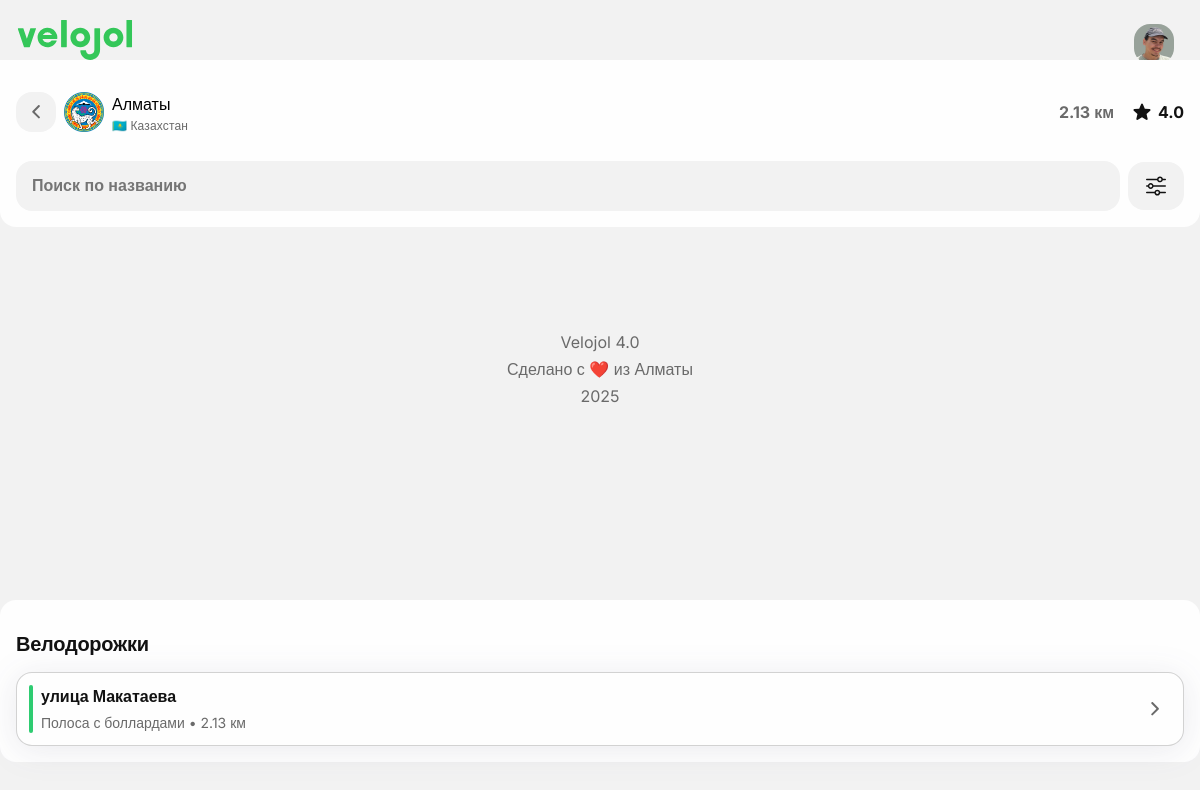
Screenshot of /city/almaty (signed in) with the database file from the repository.
### app/models/user.py (models this page shows, shortened)
class User(UserMixin, db.Model):
    __tablename__ = 'users'
    id = db.Column(db.Integer, primary_key=True)
    email = db.Column(db.String(120), unique=True, nullable=False, index=True)
    password_hash = db.Column(db.String(128), nullable=False)
    nickname = db.Column(db.String(64), unique=True, nullable=False, index=True)
    is_admin = db.Column(db.Boolean, default=False, nullable=False)
    is_banned = db.Column(db.Boolean, default=False, nullable=False)
    ban_reason = db.Column(db.Text, nullable=True)
    manual_score = db.Column(db.Integer, default=0, nullable=False)  # Баллы от админа
    banned_at = db.Column(db.DateTime, nullable=True)
    banned_by = db.Column(db.Integer, db.ForeignKey('users.id'), nullable=True)
    avatar_url = db.Column(db.String(256))
    strava_url = db.Column(db.String(256))
    komoot_url = db.Column(db.String(256))
    telegram_url = db.Column(db.String(256))
    instagram_url = db.Column(db.String(256))
    created_at = db.Column(db.DateTime, default=lambda: datetime.now(timezone.utc), nullable=False)
    updated_at = db.Column(db.DateTime, default=lambda: datetime.now(timezone.utc), onupdate=lambda: datetime.now(timezone.utc))
    bikelanes = db.relationship('BikeLane', foreign_keys='BikeLane.user_id', backref='author', lazy='dynamic')
    notifications = db.relationship('Notification', backref='user', lazy='dynamic')
    @property
    def display_avatar(self):
        print(f"DEBUG: display_avatar called, avatar_url = {self.avatar_url}")
        if self.avatar_url:
            if self.avatar_url.startswith('uploads/'):
                avatar_url = url_for('static', filename=self.avatar_url)
                print(f"DEBUG: Generated avatar URL: {avatar_url}")
                return avatar_url
            elif self.avatar_url.startswith('http'):
                return self.avatar_url
            else:
                return url_for('static', filename=self.avatar_url)
        default_url = url_for('static', filename='img/avatar-placeholder.jpg')
        print(f"DEBUG: Using default avatar: {default_url}")
        return default_url

### app/models/city.py (models this page shows, shortened)
class City(db.Model):
    __tablename__ = 'cities'
    id = db.Column(db.Integer, primary_key=True)
    city_id = db.Column(db.String(50), unique=True, nullable=False)
    name = db.Column(db.String(100), nullable=False)
    country = db.Column(db.String(100), nullable=False)
    distance = db.Column(db.Integer, default=0)  # километры велодорожек (кэш)
    rating = db.Column(db.Float, default=0.0)  # рейтинг города (кэш)
    coords_lat = db.Column(db.Float, nullable=False)
    coords_lng = db.Column(db.Float, nullable=False)
    zoom = db.Column(db.Integer, default=12)
    coat_of_arms = db.Column(db.String(256), nullable=True)
    background_image = db.Column(db.String(256), nullable=True)
    status = db.Column(db.String(20), default='active')
    created_at = db.Column(db.DateTime, default=datetime.utcnow)
    updated_at = db.Column(db.DateTime, default=datetime.utcnow, onupdate=datetime.utcnow)
    bikelanes = db.relationship('BikeLane', backref='city_obj', lazy=True)
    def get_approved_bikelanes(self):
        return [bl for bl in self.bikelanes if bl.status == 'approved']
    def get_total_distance(self):
        total = 0
        for bikelane in self.get_approved_bikelanes():
            length = bikelane.calculate_length()
            if length:
                total += length
        return round(total, 2)
    def get_average_rating(self):
        approved = self.get_approved_bikelanes()
        if not approved:
            return 0.0
        total_quality = sum(bl.quality for bl in approved)
        return round(total_quality / len(approved), 1)
    def get_bikelanes_count(self):
        return len(self.get_approved_bikelanes())

### app/models/bikelane.py (models this page shows, shortened)
class BikeLane(db.Model):
    __tablename__ = 'bikelanes'
    id = db.Column(db.Integer, primary_key=True)
    title = db.Column(db.String(200), nullable=False)
    description = db.Column(db.Text, nullable=False)
    city_id = db.Column(db.Integer, db.ForeignKey('cities.id'), nullable=True)
    city = db.Column(db.String(100), nullable=False)
    geometry = db.Column(db.Text, nullable=False)
    track_type = db.Column(db.String(50), nullable=False)
    quality = db.Column(db.Integer, nullable=False)
    has_parking = db.Column(db.Boolean, default=False, nullable=False)
    has_markings = db.Column(db.Boolean, default=False, nullable=False)
    has_signs = db.Column(db.Boolean, default=False, nullable=False)
    overall_quality = db.Column(db.Integer, nullable=True)
    photos = db.Column(db.Text, default='[]')
    videos = db.Column(db.Text, default='[]')
    status = db.Column(db.Enum('pending', 'approved', 'rejected', name='bikelane_status'),
                      default='pending', nullable=False)
    score = db.Column(db.Integer, default=0)
    admin_comment = db.Column(db.Text, nullable=True)
    moderated_at = db.Column(db.DateTime, nullable=True)
    moderated_by = db.Column(db.Integer, db.ForeignKey('users.id'), nullable=True)
    created_at = db.Column(db.DateTime, default=datetime.utcnow, nullable=False)
    updated_at = db.Column(db.DateTime, default=datetime.utcnow, onupdate=datetime.utcnow)
    user_id = db.Column(db.Integer, db.ForeignKey('users.id'), nullable=True)
    moderator = db.relationship('User', foreign_keys=[moderated_by], backref='moderated_bikelanes')
    def calculate_length(self):
        try:
            geometry = json.loads(self.geometry)
            coordinates = geometry.get('coordinates', [])
            if len(coordinates) < 2:
                return 0
            total_distance = 0
            for i in range(len(coordinates) - 1):
                lon1, lat1 = coordinates[i]
                lon2, lat2 = coordinates[i + 1]
                distance = self._haversine_distance(lat1, lon1, lat2, lon2)
                total_distance += distance
            return round(total_distance, 2)
        except (json.JSONDecodeError, KeyError, TypeError):
            return 0
    @staticmethod
    def _haversine_distance(lat1, lon1, lat2, lon2):
        R = 6371  # Радиус Земли в километрах
        lat1_rad = math.radians(lat1)
        lat2_rad = math.radians(lat2)
        delta_lat = math.radians(lat2 - lat1)
        delta_lon = math.radians(lon2 - lon1)
        a = (math.sin(delta_lat / 2) ** 2 +
             math.cos(lat1_rad) * math.cos(lat2_rad) *
             math.sin(delta_lon / 2) ** 2)
        c = 2 * math.atan2(math.sqrt(a), math.sqrt(1 - a))
        return R * c
    def get_photos_list(self):
        try:
            return json.loads(self.photos) if self.photos else []
        except json.JSONDecodeError:
            return []
    def get_videos_list(self):
        try:
            return json.loads(self.videos) if self.videos else []
        except json.JSONDecodeError:
            return []
    def get_geometry_dict(self):
        try:
            return json.loads(self.geometry) if self.geometry else {}
        except json.JSONDecodeError:
            return {}
    def to_dict(self):
        return {
            'id': self.id,
            'title': self.title,
            'description': self.description,
            'city': self.city,
            'city_display': self.city_display,
            'geometry': self.get_geometry_dict(),
            'track_type': self.track_type,
            'track_type_display': self.track_type_display,
            'quality': self.quality,
            'quality_display': self.quality_display,
            'photos': self.get_photos_list(),
            'videos': self.get_videos_list(),
            'length': self.calculate_length(),
            'created_at': self.created_at.isoformat() if self.created_at else None,
            'author': {
                'id': self.author.id if self.author else None,
                'nickname': self.author.nickname if self.author else 'Аноним',
                'avatar': self.author.display_avatar if self.author else None
            } if self.author else {'nickname': 'Аноним'}
        }
    @property
    def city_display(self):
        if hasattr(self, 'city_obj') and self.city_obj:
            return self.city_obj.name
    @property
    def track_type_display(self):
        track_type_names = {
            'lane': 'Полоса',
            'bollards': 'Полоса с боллардами',
            'separated': 'Обособленная велодорожка',
            'shared': 'Вело-пешеходная дорожка'
        }
        return track_type_names.get(self.track_type, self.track_type)
    @property
    def quality_display(self):
        quality_names = {
            1: 'Ужасно',
            2: 'Плохо',
            3: 'Средне',
            4: 'Хорошо',
            5: 'Отлично'
        }
        return quality_names.get(self.quality, 'Не указано')
    @property
    def quality_color(self):
        colors = {
            1: '#e74c3c',  # Красный
            2: '#e67e22',  # Оранжевый
            3: '#f39c12',  # Жёлтый
            4: '#2ecc71',  # Зелёный
            5: '#27ae60'   # Тёмно-зелёный
        }
        return colors.get(self.quality, '#3498db')

### app/routes/public.py (the view)
@bp.route('/city/<city_id>')
def city(city_id):
    import json
    city = City.query.filter_by(city_id=city_id, status='active').first_or_404()
    search_query = request.args.get('search', '').strip()
    track_type_filter = request.args.get('track_type', '').strip()
    quality_filter = request.args.get('quality', '').strip()
    query = BikeLane.query.filter_by(city=city_id, status='approved')
    if search_query:
        query = query.filter(BikeLane.title.ilike(f'%{search_query}%'))
    if track_type_filter:
        query = query.filter(BikeLane.track_type == track_type_filter)
    if quality_filter:
        try:
            quality_int = int(quality_filter)
            query = query.filter(BikeLane.quality == quality_int)
        except ValueError:
            pass
    bikelanes = query.order_by(BikeLane.created_at.desc()).all()
    bikelanes_json = json.dumps([bl.to_dict() for bl in bikelanes])
    city_stats = {
        'total_bikelanes': city.get_bikelanes_count(),
        'total_distance': city.get_total_distance(),
        'average_rating': city.get_average_rating()
    }
    return render_template('public/city.html',
                         city=city,
                         bikelanes=bikelanes,
                         bikelanes_json=bikelanes_json,
                         city_stats=city_stats,
                         search_query=search_query,
                         track_type_filter=track_type_filter,
                         quality_filter=quality_filter)

### app/templates/public/city.html (shortened to what this page needs)
{% extends "base.html" %}
{% block head %}
<link rel="stylesheet" href="{{ url_for('static', filename='css/city.css') }}">
{% endblock %}
{% block content %}
<div class="city-header">
    <div class="hstack gap-m aic w100">
        <span class="hstack gap-s w100">
            <a href="{{ url_for('public.cities') }}" class="button_square_icon">
                <img src="{{ url_for('static', filename='img/icon/chevron_left.svg') }}"
                 alt="Назад"
                 class="icon-small arrow_left">
            </a>
            <div class="hstack gap-s aic w100">
                {% if city.coat_of_arms %}
                <img src="{{ url_for('static', filename=city.coat_of_arms) }}"
                    alt="Герб {{ city.name }}"
                    class="city-header-coat">
                {% endif %}
                <div class="vstack >
                    <h3 class="prime100">{{ city.name }}</h3>
                    <h6 class="secondary100">{{ city.country }}</h6>
                </div>
            </div>
        </span>
        <div class="hstack gap-m aic">
            <span class="hstack gap-xs">
                <p class="secondary100 fw700" >{{ city_stats.total_distance }}</p>
                <p class="secondary100 fw700">км</p>
            </span>
            <span class="hstack gap-xs aic">
                <img src="{{ url_for('static', filename='img/icon/star.svg') }}" alt="Star" class="icon-small">
                <p class="fw700 prime100">{{ city.get_average_rating() }}</p>
            </span>
        </div>
    </div>
    <div class="hstack gap-s aic w100" style="margin-top: var(--spacer-m);">
            <input type="text"
                id="searchInput"
                placeholder="Поиск по названию"
                class="form-input search-input">
            <button type="button"
                    class="button_square_label btn_gray filter-btn"
                    onclick="openFiltersModal()">
                <img src="{{ url_for('static', filename='img/icon/filter.svg') }}"
                     alt="Фильтры">
            </button>
    </div>
</div>
<div class="city-container">
    <div class="bikelane-list-block">
        {% if bikelanes %}
        <div class="island">
            <h3 class="prime100 island_heading">Велодорожки</h3>
            <div class="bikelanes-list">
                {% for bikelane in bikelanes %}
                <div class="bikelane-item" data-bikelane-id="{{ bikelane.id }}" onclick="showBikelaneModal({{ bikelane.id }})">
                    <div class="hstack gap-s aic">
                        <div class="quality-indicator" style="background-color: {{ bikelane.quality_color }};"></div>
                        <div class="vstack gap-xs">
                            <h4 class="prime100 bikelane-title">{{ bikelane.title }}</h4>
                            <p class="secondary100 bikelane-meta">
                                {{ bikelane.track_type_display }} • {{ bikelane.calculate_length() }} км
                            </p>
                        </div>
                        <img src="{{ url_for('static', filename='img/icon/chevron_right.svg') }}"
                            alt="Открыть"
                            class="icon-small chevron_right">
                    </div>
                </div>
                {% endfor %}
            </div>
        </div>
        {% else %}
        <div class="island">
            <p class="secondary100 tac">Велодорожки не найдены</p>
        </div>
        {% endif %}
    </div>
    <div id="cityMap" class="city-map"></div>
    <div class="city-map-info">
        <p class="secondary100" style="margin-top: var(--spacer-s); font-size: 14px;">
        </p>
    </div>
</div>
{% endblock %}

### app/templates/components/header.html (shortened to what this page needs)
<header>
    <a href="{{ url_for('main.index') }}">
        <img src="{{ url_for('static', filename='img/icon/velojol_logo.svg') }}" alt="Velojol">
    </a>
    <span class="hstack gap-s" id="profile">
        {% if current_user.is_authenticated %}
            <a href="{{ url_for('auth.profile') }}" class="button_square_label hstack gap-s aic">
                <img src="{{ current_user.display_avatar }}" alt="Аватар {{ current_user.nickname }}"
                     style="width: 40px; height: 40px; border-radius: 16px; object-fit: cover;">
            </a>
        {% else %}
            <a href="{{ url_for('auth.login') }}" class="button_square_label">Войти</a>
        {% endif %}
    </span>
</header>

### rows the page displays
User: display_avatar (picture)
City: coat_of_arms (picture), name "Алматы", country "🇰🇿 Казахстан"
BikeLane: get_average_rating "4.0", title "улица Макатаева", track_type_display "Полоса с боллардами", calculate_length "2.13"

### other values shown
{{ city_stats.total_distance }} "2.13"
